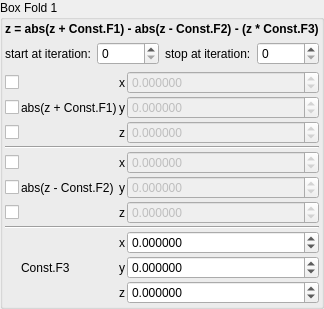
    <widget class="QGroupBox" name="groupBox">
     <property name="title">
      <string>Box Fold 1</string>
     </property>
     <layout class="QVBoxLayout" name="verticalLayout_3">
      <property name="leftMargin">
       <number>2</number>
      </property>
      <property name="topMargin">
       <number>2</number>
      </property>
      <property name="rightMargin">
       <number>2</number>
      </property>
      <property name="bottomMargin">
       <number>2</number>
      </property>
      <item>
       <widget class="QLabel" name="label_96">
        <property name="font">
         <font>
          <weight>75</weight>
          <bold>true</bold>
         </font>
        </property>
        <property name="text">
         <string notr="true">z = abs(z + Const.F1) - abs(z - Const.F2) - (z * Const.F3)</string>
        </property>
       </widget>
      </item>
      <item>
       <layout class="QHBoxLayout" name="horizontalLayout_17" stretch="0,1,0,1">
        <item>
         <widget class="QLabel" name="label_98">
          <property name="text">
           <string>start at iteration:</string>
          </property>
         </widget>
        </item>
        <item>
         <widget class="MySpinBox" name="spinboxInt_transf_start_iterations">
          <property name="sizePolicy">
           <sizepolicy hsizetype="Minimum" vsizetype="Maximum">
            <horstretch>0</horstretch>
            <verstretch>0</verstretch>
           </sizepolicy>
          </property>
          <property name="minimum">
           <number>0</number>
          </property>
          <property name="maximum">
           <number>999</number>
          </property>
          <property name="value">
           <number>0</number>
          </property>
         </widget>
        </item>
        <item>
         <widget class="QLabel" name="label_70">
          <property name="text">
           <string>stop at iteration:</string>
          </property>
         </widget>
        </item>
        <item>
         <widget class="MySpinBox" name="spinboxInt_transf_stop_iterations">
          <property name="sizePolicy">
           <sizepolicy hsizetype="Preferred" vsizetype="Maximum">
            <horstretch>0</horstretch>
            <verstretch>0</verstretch>
           </sizepolicy>
          </property>
          <property name="maximum">
           <number>999</number>
          </property>
         </widget>
        </item>
       </layout>
      </item>
      <item>
       <layout class="QGridLayout" name="gridLayout_28" columnstretch="0,0,0,1">
        <property name="spacing">
         <number>2</number>
        </property>
        <item row="9" column="1">
         <widget class="QLabel" name="label_100">
          <property name="text">
           <string notr="true">Const.F3</string>
          </property>
         </widget>
        </item>
        <item row="5" column="0">
         <widget class="MyCheckBox" name="checkBox_transf_function_enabledAy">
          <property name="text">
           <string/>
          </property>
         </widget>
        </item>
        <item row="2" column="2">
         <widget class="QLabel" name="label_3">
          <property name="text">
           <string notr="true">z</string>
          </property>
         </widget>
        </item>
        <item row="8" column="3">
         <widget class="MyDoubleSpinBox" name="spinbox3_transf_scale3D_111_x">
          <property name="sizePolicy">
           <sizepolicy hsizetype="Minimum" vsizetype="Maximum">
            <horstretch>0</horstretch>
            <verstretch>0</verstretch>
           </sizepolicy>
          </property>
          <property name="prefix">
           <string/>
          </property>
          <property name="decimals">
           <number>6</number>
          </property>
          <property name="minimum">
           <double>-99.989999999999995</double>
          </property>
          <property name="singleStep">
           <double>0.100000000000000</double>
          </property>
         </widget>
        </item>
        <item row="2" column="3">
         <widget class="MyDoubleSpinBox" name="spinbox3_transf_addition_constant_111_z">
          <property name="enabled">
           <bool>false</bool>
          </property>
          <property name="sizePolicy">
           <sizepolicy hsizetype="Minimum" vsizetype="Maximum">
            <horstretch>0</horstretch>
            <verstretch>0</verstretch>
           </sizepolicy>
          </property>
          <property name="decimals">
           <number>6</number>
          </property>
          <property name="minimum">
           <double>-99.989999999999995</double>
          </property>
          <property name="maximum">
           <double>99.989999999999995</double>
          </property>
          <property name="singleStep">
           <double>0.100000000000000</double>
          </property>
         </widget>
        </item>
        <item row="10" column="3">
         <widget class="MyDoubleSpinBox" name="spinbox3_transf_scale3D_111_z">
          <property name="sizePolicy">
           <sizepolicy hsizetype="Minimum" vsizetype="Maximum">
            <horstretch>0</horstretch>
            <verstretch>0</verstretch>
           </sizepolicy>
          </property>
          <property name="decimals">
           <number>6</number>
          </property>
          <property name="minimum">
           <double>-99.989999999999995</double>
          </property>
          <property name="maximum">
           <double>99.989999999999995</double>
          </property>
          <property name="singleStep">
           <double>0.100000000000000</double>
          </property>
         </widget>
        </item>
        <item row="5" column="3">
         <widget class="MyDoubleSpinBox" name="spinbox3_transf_addition_constantA_111_y">
          <property name="enabled">
           <bool>false</bool>
          </property>
          <property name="sizePolicy">
           <sizepolicy hsizetype="Minimum" vsizetype="Maximum">
            <horstretch>0</horstretch>
            <verstretch>0</verstretch>
           </sizepolicy>
          </property>
          <property name="decimals">
           <number>6</number>
          </property>
          <property name="minimum">
           <double>-99.989999999999995</double>
          </property>
          <property name="maximum">
           <double>99.989999999999995</double>
          </property>
          <property name="singleStep">
           <double>0.100000000000000</double>
          </property>
         </widget>
        </item>
        <item row="1" column="1">
         <widget class="QLabel" name="label_68">
          <property name="text">
           <string notr="true">abs(z + Const.F1)</string>
          </property>
         </widget>
        </item>
        <item row="0" column="0">
         <widget class="MyCheckBox" name="checkBox_transf_function_enabledx">
          <property name="text">
           <string/>
          </property>
         </widget>
        </item>
        <item row="0" column="2">
         <widget class="QLabel" name="label_2">
          <property name="text">
           <string notr="true">x</string>
          </property>
         </widget>
        </item>
        <item row="8" column="2">
         <widget class="QLabel" name="label_15">
          <property name="text">
           <string notr="true">x</string>
          </property>
         </widget>
        </item>
        <item row="10" column="2">
         <widget class="QLabel" name="label_13">
          <property name="text">
           <string notr="true">z</string>
          </property>
         </widget>
        </item>
        <item row="9" column="3">
         <widget class="MyDoubleSpinBox" name="spinbox3_transf_scale3D_111_y">
          <property name="sizePolicy">
           <sizepolicy hsizetype="Minimum" vsizetype="Maximum">
            <horstretch>0</horstretch>
            <verstretch>0</verstretch>
           </sizepolicy>
          </property>
          <property name="decimals">
           <number>6</number>
          </property>
          <property name="minimum">
           <double>-99.989999999999995</double>
          </property>
          <property name="maximum">
           <double>99.989999999999995</double>
          </property>
          <property name="singleStep">
           <double>0.100000000000000</double>
          </property>
         </widget>
        </item>
        <item row="5" column="2">
         <widget class="QLabel" name="label_11">
          <property name="text">
           <string notr="true">y</string>
          </property>
         </widget>
        </item>
        <item row="4" column="3">
         <widget class="MyDoubleSpinBox" name="spinbox3_transf_addition_constantA_111_x">
          <property name="enabled">
           <bool>false</bool>
          </property>
          <property name="sizePolicy">
           <sizepolicy hsizetype="Minimum" vsizetype="Maximum">
            <horstretch>0</horstretch>
            <verstretch>0</verstretch>
           </sizepolicy>
          </property>
          <property name="prefix">
           <string/>
          </property>
          <property name="decimals">
           <number>6</number>
          </property>
          <property name="minimum">
           <double>-99.989999999999995</double>
          </property>
          <property name="singleStep">
           <double>0.100000000000000</double>
          </property>
         </widget>
        </item>
        <item row="0" column="3">
         <widget class="MyDoubleSpinBox" name="spinbox3_transf_addition_constant_111_x">
          <property name="enabled">
           <bool>false</bool>
          </property>
          <property name="sizePolicy">
           <sizepolicy hsizetype="Minimum" vsizetype="Maximum">
            <horstretch>0</horstretch>
            <verstretch>0</verstretch>
           </sizepolicy>
          </property>
          <property name="prefix">
           <string/>
          </property>
          <property name="decimals">
           <number>6</number>
          </property>
          <property name="minimum">
           <double>-99.989999999999995</double>
          </property>
          <property name="singleStep">
           <double>0.100000000000000</double>
          </property>
         </widget>
        </item>
        <item row="2" column="0">
         <widget class="MyCheckBox" name="checkBox_transf_function_enabledz">
          <property name="text">
           <string/>
          </property>
         </widget>
        </item>
        <item row="5" column="1">
         <widget class="QLabel" name="label_95">
          <property name="text">
           <string notr="true">abs(z - Const.F2)</string>
          </property>
         </widget>
        </item>
        <item row="1" column="2">
         <widget class="QLabel" name="label">
          <property name="text">
           <string notr="true">y</string>
          </property>
         </widget>
        </item>
        <item row="9" column="2">
         <widget class="QLabel" name="label_14">
          <property name="text">
           <string notr="true">y</string>
          </property>
         </widget>
        </item>
        <item row="1" column="0">
         <widget class="MyCheckBox" name="checkBox_transf_function_enabledy">
          <property name="text">
           <string/>
          </property>
         </widget>
        </item>
        <item row="7" column="0" colspan="4">
         <widget class="Line" name="line_25">
          <property name="orientation">
           <enum>Qt::Horizontal</enum>
          </property>
         </widget>
        </item>
        <item row="6" column="2">
         <widget class="QLabel" name="label_12">
          <property name="text">
           <string notr="true">z</string>
          </property>
         </widget>
        </item>
        <item row="6" column="3">
         <widget class="MyDoubleSpinBox" name="spinbox3_transf_addition_constantA_111_z">
          <property name="enabled">
           <bool>false</bool>
          </property>
          <property name="sizePolicy">
           <sizepolicy hsizetype="Minimum" vsizetype="Maximum">
            <horstretch>0</horstretch>
            <verstretch>0</verstretch>
           </sizepolicy>
          </property>
          <property name="decimals">
           <number>6</number>
          </property>
          <property name="minimum">
           <double>-99.989999999999995</double>
          </property>
          <property name="maximum">
           <double>99.989999999999995</double>
          </property>
          <property name="singleStep">
           <double>0.100000000000000</double>
          </property>
         </widget>
        </item>
        <item row="3" column="0" colspan="4">
         <widget class="Line" name="line_24">
          <property name="orientation">
           <enum>Qt::Horizontal</enum>
          </property>
         </widget>
        </item>
        <item row="4" column="2">
         <widget class="QLabel" name="label_4">
          <property name="text">
           <string notr="true">x</string>
          </property>
         </widget>
        </item>
        <item row="6" column="0">
         <widget class="MyCheckBox" name="checkBox_transf_function_enabledAz">
          <property name="text">
           <string/>
          </property>
         </widget>
        </item>
        <item row="4" column="0">
         <widget class="MyCheckBox" name="checkBox_transf_function_enabledAx">
          <property name="text">
           <string/>
          </property>
         </widget>
        </item>
        <item row="1" column="3">
         <widget class="MyDoubleSpinBox" name="spinbox3_transf_addition_constant_111_y">
          <property name="enabled">
           <bool>false</bool>
          </property>
          <property name="sizePolicy">
           <sizepolicy hsizetype="Minimum" vsizetype="Maximum">
            <horstretch>0</horstretch>
            <verstretch>0</verstretch>
           </sizepolicy>
          </property>
          <property name="decimals">
           <number>6</number>
          </property>
          <property name="minimum">
           <double>-99.989999999999995</double>
          </property>
          <property name="maximum">
           <double>99.989999999999995</double>
          </property>
          <property name="singleStep">
           <double>0.100000000000000</double>
          </property>
         </widget>
        </item>
       </layout>
      </item>
     </layout>
    </widget>
